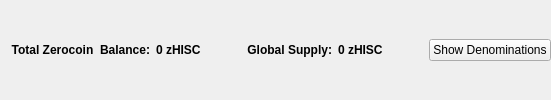
                       <widget class="QFrame" name="balanceSupplyFrame">
                        <layout class="QHBoxLayout" name="horizontalLayout_2" stretch="0,0,0,1,0">
                         <property name="rightMargin">
                          <number>0</number>
                         </property>
                         <item>
                          <layout class="QHBoxLayout" name="horizontalLayout_34">
                           <item>
                            <widget class="QLabel" name="labelzAvailableText_3">
                             <property name="font">
                              <font>
                               <weight>75</weight>
                               <bold>true</bold>
                              </font>
                             </property>
                             <property name="toolTip">
                              <string>Total Balance including unconfirmed and immature zHISC</string>
                             </property>
                             <property name="text">
                              <string>Total Zerocoin  Balance:</string>
                             </property>
                             <property name="alignment">
                              <set>Qt::AlignRight|Qt::AlignTrailing|Qt::AlignVCenter</set>
                             </property>
                            </widget>
                           </item>
                           <item>
                            <widget class="QLabel" name="labelzAvailableAmount_4">
                             <property name="minimumSize">
                              <size>
                               <width>40</width>
                               <height>0</height>
                              </size>
                             </property>
                             <property name="font">
                              <font>
                               <weight>75</weight>
                               <bold>true</bold>
                              </font>
                             </property>
                             <property name="toolTip">
                              <string>Total Balance including unconfirmed and immature zHISC</string>
                             </property>
                             <property name="text">
                              <string>0 zHISC</string>
                             </property>
                             <property name="alignment">
                              <set>Qt::AlignLeading|Qt::AlignLeft|Qt::AlignVCenter</set>
                             </property>
                            </widget>
                           </item>
                          </layout>
                         </item>
                         <item>
                          <spacer name="horizontalSpacer_32">
                           <property name="orientation">
                            <enum>Qt::Horizontal</enum>
                           </property>
                           <property name="sizeHint" stdset="0">
                            <size>
                             <width>40</width>
                             <height>20</height>
                            </size>
                           </property>
                          </spacer>
                         </item>
                         <item>
                          <layout class="QHBoxLayout" name="horizontalLayout_35">
                           <item>
                            <widget class="QLabel" name="labelZsupplyText_2">
                             <property name="font">
                              <font>
                               <weight>75</weight>
                               <bold>true</bold>
                              </font>
                             </property>
                             <property name="text">
                              <string>Global Supply:</string>
                             </property>
                             <property name="alignment">
                              <set>Qt::AlignRight|Qt::AlignTrailing|Qt::AlignVCenter</set>
                             </property>
                            </widget>
                           </item>
                           <item>
                            <widget class="QLabel" name="labelZsupplyAmount_2">
                             <property name="font">
                              <font>
                               <weight>75</weight>
                               <bold>true</bold>
                              </font>
                             </property>
                             <property name="text">
                              <string>0 zHISC</string>
                             </property>
                            </widget>
                           </item>
                          </layout>
                         </item>
                         <item>
                          <spacer name="horizontalSpacer_31">
                           <property name="orientation">
                            <enum>Qt::Horizontal</enum>
                           </property>
                           <property name="sizeHint" stdset="0">
                            <size>
                             <width>40</width>
                             <height>20</height>
                            </size>
                           </property>
                          </spacer>
                         </item>
                         <item>
                          <widget class="QPushButton" name="pushButtonShowDenoms">
                           <property name="toolTip">
                            <string>Show zHISC denominations list</string>
                           </property>
                           <property name="text">
                            <string>Show Denominations</string>
                           </property>
                          </widget>
                         </item>
                        </layout>
                       </widget>
